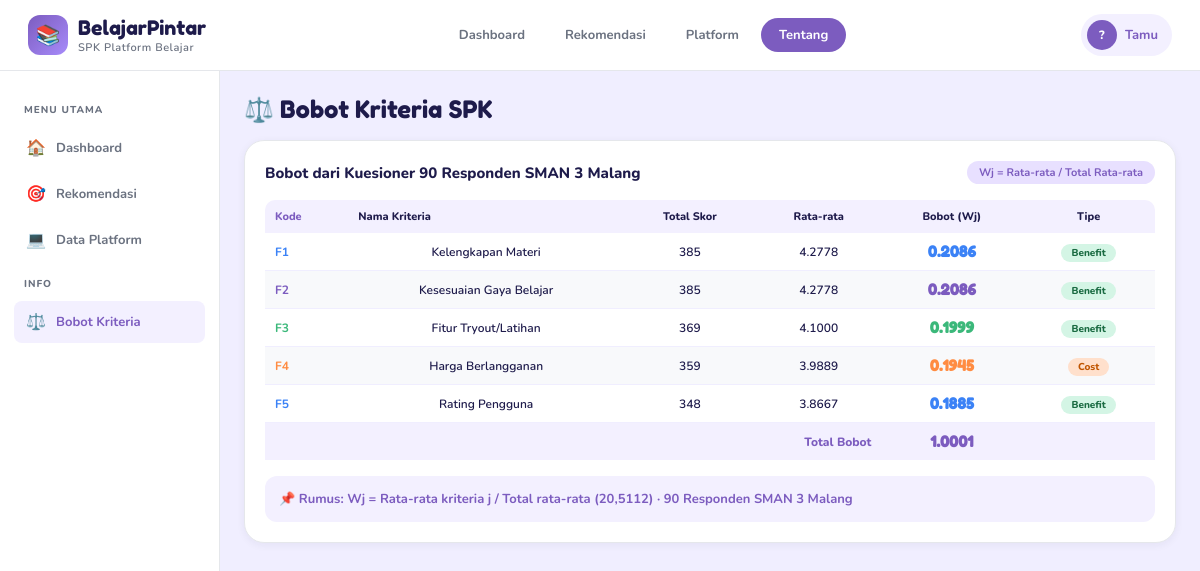
Screenshot of /php/index_baru.php?page=tentang with the database file from the repository.
### tables this page shows
CREATE TABLE kriteria (
  id        INT AUTO_INCREMENT PRIMARY KEY,
  kode      VARCHAR(5)   NOT NULL,
  nama      VARCHAR(100) NOT NULL,
  bobot     FLOAT        NOT NULL,
  tipe      ENUM('benefit','cost') NOT NULL
);

### php/index_baru.php (the view, shortened to what this page needs)
<?php
include 'koneksi.php';
$res_platform = mysqli_query($conn, "SELECT * FROM platform ORDER BY id");
$platforms_db = mysqli_fetch_all($res_platform, MYSQLI_ASSOC);
$res_bobot = mysqli_query($conn, "SELECT * FROM kriteria ORDER BY id");
$bobot_db  = mysqli_fetch_all($res_bobot, MYSQLI_ASSOC);
$maxF1 = max(array_column($platforms_db, 'f1_kelengkapan'));
$maxF2 = max(array_column($platforms_db, 'f2_gaya_belajar'));
$maxF3 = max(array_column($platforms_db, 'f3_tryout'));
$minF4 = min(array_column($platforms_db, 'f4_harga'));
$maxF5 = max(array_column($platforms_db, 'f5_rating'));
$w = [
    'f1' => 0.2086, 'f2' => 0.2086, 'f3' => 0.1999,
    'f4' => 0.1945, 'f5' => 0.1885,
];
$platforms_saw = [];
foreach ($platforms_db as $p) {
    $r1   = $p['f1_kelengkapan']  / $maxF1;
    $r2   = $p['f2_gaya_belajar'] / $maxF2;
    $r3   = $p['f3_tryout']       / $maxF3;
    $r4   = $minF4                / $p['f4_harga'];
    $r5   = $p['f5_rating']       / $maxF5;
    $skor = ($w['f1']*$r1)+($w['f2']*$r2)+($w['f3']*$r3)+($w['f4']*$r4)+($w['f5']*$r5);
    $platforms_saw[] = array_merge($p, [
        'r1'=>round($r1,4),'r2'=>round($r2,4),'r3'=>round($r3,4),
        'r4'=>round($r4,4),'r5'=>round($r5,4),'skor_saw'=>round($skor,4),
    ]);
}
usort($platforms_saw, fn($a,$b) => $b['skor_saw'] <=> $a['skor_saw']);
$profil_input      = null;
$platform_icons = [
    'Ruangguru'=>'🎓','Zenius'=>'🔬','Quipper'=>'📖',
    'Sekolah.mu'=>'🏫','Pahamify'=>'💡','Coursera'=>'🌐','Skolla'=>'✏️',
];
?>
<!DOCTYPE html>
<html lang="id">
<head>
</head>
<body>
<div class="header">
  <div class="logo">
    <div class="logo-icon">📚</div>
    <div>
      <div class="logo-text">BelajarPintar</div>
      <div class="logo-sub">SPK Platform Belajar</div>
    </div>
  </div>
  <nav class="nav">
    <a class="nav-btn <?= !isset($_GET['page']) || $_GET['page']==='dashboard' ? 'active' : '' ?>"
       href="?page=dashboard">Dashboard</a>
    <a class="nav-btn <?= isset($_GET['page']) && $_GET['page']==='rekomendasi' ? 'active' : '' ?>"
       href="?page=rekomendasi">Rekomendasi</a>
    <a class="nav-btn <?= isset($_GET['page']) && $_GET['page']==='platform' ? 'active' : '' ?>"
       href="?page=platform">Platform</a>
    <a class="nav-btn <?= isset($_GET['page']) && $_GET['page']==='tentang' ? 'active' : '' ?>"
       href="?page=tentang">Tentang</a>
  </nav>
  <div class="user-pill">
    <div class="user-avatar">
      <?php
        if ($profil_input) {
          $words = explode(' ', $profil_input['nama']);
          echo strtoupper(implode('', array_map(fn($w)=>$w[0], array_slice($words,0,2))));
        } else { echo '?'; }
      ?>
    </div>
    <span class="user-name">
      <?= $profil_input ? htmlspecialchars(explode(' ',$profil_input['nama'])[0]).'.': 'Tamu' ?>
    </span>
  </div>
</div>
<div class="main">
  <div class="sidebar">
    <div class="sidebar-label">Menu Utama</div>
    <a class="menu-item <?= !isset($_GET['page'])||$_GET['page']==='dashboard'?'active':'' ?>" href="?page=dashboard">
      <span class="menu-icon">🏠</span>Dashboard
    </a>
    <a class="menu-item <?= isset($_GET['page'])&&$_GET['page']==='rekomendasi'?'active':'' ?>" href="?page=rekomendasi">
      <span class="menu-icon">🎯</span>Rekomendasi
    </a>
    <a class="menu-item <?= isset($_GET['page'])&&$_GET['page']==='platform'?'active':'' ?>" href="?page=platform">
      <span class="menu-icon">💻</span>Data Platform
    </a>
    <div class="sidebar-label">Info</div>
    <a class="menu-item <?= isset($_GET['page'])&&$_GET['page']==='tentang'?'active':'' ?>" href="?page=tentang">
      <span class="menu-icon">⚖️</span>Bobot Kriteria
    </a>
  </div>
  <div class="content">
  <?php
  $page = $_GET['page'] ?? 'dashboard';
  if ($page === 'dashboard'): ?>
    <div class="hero a1">
      <div>
        <div class="hero-title">Temukan Platform<br>Belajarmu!</div>
        <div class="hero-sub">Sistem cerdas SAW + ML yang merekomendasikan platform belajar paling sesuai gaya belajar dan kebutuhanmu.</div>
        <a class="hero-btn" href="?page=rekomendasi">Mulai Rekomendasi →</a>
      </div>
      <div class="hero-emojis">
        <div class="hero-emoji-item" style="background:#DBEAFE;">🧑‍💻</div>
        <div class="hero-emoji-item" style="background:#E8E0FF;">🧕</div>
        <div class="hero-emoji-item" style="background:#D4F5E5;">👩‍🎓</div>
        <div class="hero-emoji-item" style="background:#FFE0CC;">🧑‍🎒</div>
      </div>
    </div>
    <div class="stats-row a2">
      <div class="stat-card">
        <div class="stat-icon orange">👥</div>
        <div><div class="stat-num">90</div><div class="stat-label">Responden Kuesioner</div><div class="stat-trend">↑ SMAN 3 Malang</div></div>
      </div>
      <div class="stat-card">
        <div class="stat-icon purple">💻</div>
        <div><div class="stat-num"><?= count($platforms_db) ?></div><div class="stat-label">Platform Dievaluasi</div><div class="stat-trend">↑ Data Riil 2025</div></div>
      </div>
      <div class="stat-card">
        <div class="stat-icon green">⚖️</div>
        <div><div class="stat-num">5</div><div class="stat-label">Kriteria SAW</div><div class="stat-trend">↑ Benefit + Cost</div></div>
      </div>
      <div class="stat-card">
        <div class="stat-icon blue">🤖</div>
        <div><div class="stat-num">100%</div><div class="stat-label">Akurasi Model ML</div><div class="stat-trend">↑ Random Forest</div></div>
      </div>
    </div>
    <div style="display:grid;grid-template-columns:1fr 340px;gap:18px;" class="a3">
      <div class="card">
        <div class="card-header">
          <div class="card-title">🏆 Ranking Platform (SAW)</div>
          <span class="card-badge badge-orange">Data Realtime DB</span>
        </div>
        <?php
        $rank_colors = [
          ['rank-1','background:#FF8C42;color:white;','var(--orange)'],
          ['rank-2','background:#7C5CBF;color:white;','var(--purple)'],
          ['rank-3','background:#3BB87A;color:white;','var(--green)'],
        ];
        $rank_icons = ['🥇','🥈','🥉'];
        foreach ($platforms_saw as $i => $p):
          $rc  = $i < 3 ? $rank_colors[$i] : ['','background:var(--light-gray);color:var(--body);','var(--body)'];
          $pct = round($p['skor_saw'] * 100);
          $icon = $platform_icons[$p['nama']] ?? '💻';
        ?>
        <div class="platform-item <?= $rc[0] ?>">
          <div class="plat-rank" style="<?= $rc[1] ?>"><?= $i<3 ? $rank_icons[$i] : $i+1 ?></div>
          <div class="plat-logo"><?= $icon ?></div>
          <div class="plat-info">
            <div class="plat-name"><?= htmlspecialchars($p['nama']) ?></div>
            <div class="plat-meta">Rp <?= number_format($p['f4_harga']/1000,0) ?>rb/bln · ⭐<?= $p['f5_rating'] ?></div>
          </div>
          <div class="plat-score">
            <div class="score-num" style="color:<?= $rc[2] ?>;"><?= $p['skor_saw'] ?></div>
            <div style="font-size:10px;font-weight:700;color:var(--body);">skor Vi</div>
            <div class="score-bar"><div class="score-fill" style="width:<?= $pct ?>%;background:<?= $rc[2] ?>;"></div></div>
          </div>
        </div>
        <?php endforeach; ?>
      </div>
      <div>
        <div class="card" style="margin-bottom:14px;">
          <div class="card-header">
            <div class="card-title">⚖️ Bobot Kriteria</div>
            <span class="card-badge badge-purple">90 Responden</span>
          </div>
          <div class="bobot-row">
            <?php
            $bobot_colors = ['var(--blue)','var(--purple)','var(--green)','var(--orange)','var(--blue)'];
            foreach ($bobot_db as $bi => $b):
              $bc = $bobot_colors[$bi];
            ?>
            <div class="bobot-chip" style="border-color:<?= $bc ?>30;background:<?= $bc ?>10;">
              <div class="bobot-chip-num" style="color:<?= $bc ?>;"><?= number_format($b['bobot'],4) ?></div>
              <div class="bobot-chip-label"><?= htmlspecialchars($b['nama']) ?></div>
              <div class="bobot-chip-type" style="background:<?= $bc ?>20;color:<?= $bc ?>;"><?= $b['tipe'] ?></div>
            </div>
            <?php endforeach; ?>
          </div>
          <div style="font-size:11px;font-weight:700;color:var(--body);text-align:center;margin-top:8px;">
            Sumber: Kuesioner riil siswa SMAN 3 Malang
          </div>
        </div>
        <div class="card">
          <div class="card-header">
            <div class="card-title">🧠 Gaya Belajar Siswa</div>
            <span class="card-badge badge-green">VARK</span>
          </div>
          <div style="display:grid;grid-template-columns:1fr 1fr;gap:10px;">
            <?php
            $gayas = [
              ['👁️','Visual',   28,'#1D4ED8','#3B82F6','var(--blue-bg)', 75],
              ['👂','Auditori',  22,'#5B21B6','#7C5CBF','var(--purple-bg)',58],
              ['✍️','Baca Tulis',18,'#065F46','#3BB87A','var(--green-bg)', 48],
              ['🏃','Kinestetik',22,'#9A3412','#FF8C42','var(--orange-bg)',58],
            ];
            foreach ($gayas as $g): ?>
            <div style="background:<?=$g[5]?>;border-radius:12px;padding:12px;text-align:center;">
              <div style="font-size:22px;"><?=$g[0]?></div>
              <div style="font-size:12px;font-weight:800;color:<?=$g[3]?>;margin-top:4px;"><?=$g[1]?></div>
              <div style="font-family:'Fredoka One',cursive;font-size:20px;color:<?=$g[4]?>;"><?=$g[2]?></div>
              <div style="font-size:10px;font-weight:600;color:var(--body);">siswa</div>
              <div style="height:4px;background:rgba(0,0,0,.1);border-radius:2px;margin-top:6px;">
                <div style="height:100%;width:<?=$g[6]?>%;background:<?=$g[4]?>;border-radius:2px;"></div>
              </div>
            </div>
            <?php endforeach; ?>
          </div>
        </div>
      </div>
    </div>
  <?php
  elseif ($page === 'tentang'): ?>
    <div style="font-family:'Fredoka One',cursive;font-size:24px;color:var(--dark);margin-bottom:16px;" class="a1">⚖️ Bobot Kriteria SPK</div>
    <div class="card a2">
      <div class="card-header">
        <div class="card-title">Bobot dari Kuesioner 90 Responden SMAN 3 Malang</div>
        <span class="card-badge badge-purple">Wj = Rata-rata / Total Rata-rata</span>
      </div>
      <div class="table-wrap">
        <table>
          <thead>
            <tr>
              <th style="text-align:left;color:var(--purple);">Kode</th>
              <th style="text-align:left;">Nama Kriteria</th>
              <th>Total Skor</th>
              <th>Rata-rata</th>
              <th>Bobot (Wj)</th>
              <th>Tipe</th>
            </tr>
          </thead>
          <tbody>
            <?php
            $bobot_detail = [
              ['F1','Kelengkapan Materi',  385,4.2778,0.2086,'Benefit','var(--blue)'],
              ['F2','Kesesuaian Gaya Belajar',385,4.2778,0.2086,'Benefit','var(--purple)'],
              ['F3','Fitur Tryout/Latihan',369,4.1000,0.1999,'Benefit','var(--green)'],
              ['F4','Harga Berlangganan',  359,3.9889,0.1945,'Cost',   'var(--orange)'],
              ['F5','Rating Pengguna',     348,3.8667,0.1885,'Benefit','var(--blue)'],
            ];
            foreach ($bobot_detail as $i => $b):
              $bg = $i%2===0 ? 'white' : '#F8F9FB';
              $tc = $b[5]==='Cost' ? '#C05500' : '#1A6B42';
              $tbg= $b[5]==='Cost' ? 'var(--orange-light)' : 'var(--green-light)';
            ?>
            <tr style="background:<?= $bg ?>;">
              <td><strong style="color:<?= $b[6] ?>;"><?= $b[0] ?></strong></td>
              <td><?= $b[1] ?></td>
              <td><?= $b[2] ?></td>
              <td><?= number_format($b[3],4) ?></td>
              <td style="font-family:'Fredoka One',cursive;font-size:15px;color:<?= $b[6] ?>;"><?= number_format($b[4],4) ?></td>
              <td><span style="font-size:10px;font-weight:800;padding:2px 10px;border-radius:50px;background:<?= $tbg ?>;color:<?= $tc ?>;"><?= $b[5] ?></span></td>
            </tr>
            <?php endforeach; ?>
            <tr style="background:#F3F0FF;">
              <td colspan="4" style="text-align:right;font-weight:800;color:var(--purple);">Total Bobot</td>
              <td style="font-family:'Fredoka One',cursive;font-size:15px;color:var(--purple);"><strong>1.0001</strong></td>
              <td></td>
            </tr>
          </tbody>
        </table>
      </div>
      <div style="margin-top:16px;padding:14px;background:var(--purple-bg);border-radius:12px;font-size:13px;font-weight:700;color:var(--purple);">
        📌 Rumus: Wj = Rata-rata kriteria j / Total rata-rata (20,5112) · 90 Responden SMAN 3 Malang
      </div>
    </div>
  <?php endif; ?>
  </div>
</div>
</body>
</html>

### php/index_baru.php (style rules this page uses)
* { margin:0;padding:0;box-sizing:border-box }
:root { --orange:#FF8C42;--orange-light:#FFE0CC;--orange-bg:#FFF5EE; --purple:#7C5CBF;--purple-light:#E8E0FF;--purple-bg:#F3F0FF; --green:#3BB87A;--green-light:#D4F5E5;--green-bg:#EDFBF4; --blue:#3B82F6;--blue-light:#DBEAFE;--blue-bg:#EFF6FF; --red:#EF4444;--red-light:#FEE2E2; --dark:#1E1B4B;--body:#6B7280;--light-gray:#F8F9FB; --white:#FFFFFF;--border:#E5E7EB; --shadow:0 4px 24px rgba(30,27,75,0.08); --shadow-sm:0 2px 8px rgba(30,27,75,0.06); }
body { font-family:'Nunito',sans-serif;background:#F0EEFF;color:var(--dark);min-height:100vh; }
.header { background:var(--white);padding:14px 28px; display:flex;align-items:center;justify-content:space-between; border-bottom:1px solid var(--border);position:sticky;top:0;z-index:100; }
.logo { display:flex;align-items:center;gap:10px; }
.logo-icon { width:40px;height:40px;border-radius:12px;background:linear-gradient(135deg,#7C5CBF,#A78BFA);display:flex;align-items:center;justify-content:center;font-size:20px; }
.logo-text { font-family:'Fredoka One',cursive;font-size:20px;color:var(--dark); }
.logo-sub { font-size:11px;color:var(--body);font-weight:600;letter-spacing:0.5px; }
.nav { display:flex;gap:4px; }
.nav-btn { padding:8px 18px;border-radius:50px;font-size:13px;font-weight:700;border:none;cursor:pointer;transition:all .2s;font-family:'Nunito',sans-serif;color:var(--body);background:transparent;text-decoration:none;display:inline-block; }
.nav-btn.active,.nav-btn:hover { background:var(--purple);color:white; }
.user-pill { display:flex;align-items:center;gap:8px;background:var(--purple-bg);padding:6px 14px 6px 6px;border-radius:50px; }
.user-avatar { width:30px;height:30px;border-radius:50%;background:var(--purple);color:white;display:flex;align-items:center;justify-content:center;font-weight:800;font-size:12px; }
.user-name { font-size:13px;font-weight:700;color:var(--purple); }
.main { display:flex;min-height:calc(100vh - 65px); }
.sidebar { width:220px;min-width:220px;background:white;padding:20px 14px;border-right:1px solid var(--border);display:flex;flex-direction:column;gap:4px; }
.sidebar-label { font-size:10px;font-weight:800;color:var(--body);letter-spacing:1px;text-transform:uppercase;padding:12px 10px 6px; }
.menu-item { display:flex;align-items:center;gap:10px;padding:10px 12px;border-radius:8px;cursor:pointer;font-size:13px;font-weight:700;color:var(--body);border:none;background:none;width:100%;text-align:left;text-decoration:none;transition:all .2s; }
.menu-item.active { background:var(--purple-bg);color:var(--purple); }
.menu-icon { font-size:16px;width:20px;text-align:center; }
.content { flex:1;padding:24px;overflow-y:auto; }
.card { background:white;border-radius:20px;padding:20px;box-shadow:var(--shadow-sm);border:1px solid var(--border); }
.card-header { display:flex;align-items:center;justify-content:space-between;margin-bottom:16px; }
.card-title { font-size:15px;font-weight:800;color:var(--dark); }
.card-badge { font-size:11px;font-weight:700;padding:4px 12px;border-radius:50px; }
.badge-purple { background:var(--purple-light);color:var(--purple); }
.table-wrap { overflow-x:auto; }
table { width:100%;border-collapse:collapse;font-size:12px;font-weight:600; }
thead tr { background:#F3F0FF; }
th { padding:9px 10px;font-weight:800;font-size:11px;text-align:center; }
th:first-child { text-align:left;border-radius:10px 0 0 0; }
th:last-child { border-radius:0 10px 0 0; }
td { padding:9px 10px;text-align:center;border-bottom:1px solid #F0EEFF; }
td:first-child { text-align:left;font-weight:800; }
tr:last-child td { border-bottom:none; }
.a1 { animation:fadeUp .4s ease both; }
.a2 { animation:fadeUp .4s .08s ease both; }

### rows the page displays
kriteria: kode "F1", nama "Kelengkapan Materi", b "385", b "4.2778", bobot "0.2086", b "Benefit"
kriteria: kode "F2", nama "Kesesuaian Gaya Belajar", b "385", b "4.2778", bobot "0.2086", b "Benefit"
kriteria: kode "F4", nama "Harga Berlangganan", b "359", b "3.9889", bobot "0.1945", b "Cost"
kriteria: kode "F5", nama "Rating Pengguna", b "348", b "3.8667", bobot "0.1885", b "Benefit"

### other values shown
$b[0] "F3"
$b[1] "Fitur Tryout/Latihan"
$b[2] "369"
$b[3] "4.1000"
$b[4] "0.1999"
$b[5] "Benefit"
